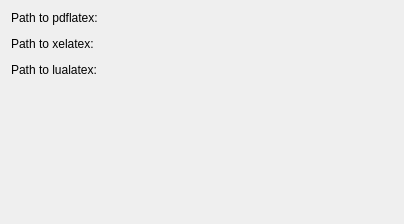
<?xml version="1.0" encoding="UTF-8"?>
<ui version="4.0">
 <class>Form</class>
 <widget class="QWidget" name="Form">
  <property name="geometry">
   <rect>
    <x>0</x>
    <y>0</y>
    <width>404</width>
    <height>224</height>
   </rect>
  </property>
  <property name="windowTitle">
   <string>Form</string>
  </property>
  <layout class="QGridLayout" name="gridLayout">
   <item row="2" column="0">
    <widget class="QLabel" name="label_2">
     <property name="text">
      <string>Path to xelatex:</string>
     </property>
    </widget>
   </item>
   <item row="0" column="0">
    <widget class="QLabel" name="label">
     <property name="text">
      <string>Path to pdflatex:</string>
     </property>
    </widget>
   </item>
   <item row="6" column="0">
    <spacer name="verticalSpacer">
     <property name="orientation">
      <enum>Qt::Vertical</enum>
     </property>
     <property name="sizeHint" stdset="0">
      <size>
       <width>20</width>
       <height>182</height>
      </size>
     </property>
    </spacer>
   </item>
   <item row="4" column="0">
    <widget class="QLabel" name="label_3">
     <property name="text">
      <string>Path to lualatex:</string>
     </property>
    </widget>
   </item>
   <item row="1" column="0">
    <widget class="KLFPathChooser" name="INPUT_pdflatex">
     <property name="path" stdset="0">
      <string>pdflatex</string>
     </property>
    </widget>
   </item>
   <item row="3" column="0">
    <widget class="KLFPathChooser" name="INPUT_xelatex">
     <property name="path" stdset="0">
      <string>xelatex</string>
     </property>
    </widget>
   </item>
   <item row="5" column="0">
    <widget class="KLFPathChooser" name="INPUT_lualatex">
     <property name="path" stdset="0">
      <string>lualatex</string>
     </property>
    </widget>
   </item>
  </layout>
 </widget>
 <customwidgets>
  <customwidget>
   <class>KLFPathChooser</class>
   <extends>QFrame</extends>
   <header>klfpathchooser.h</header>
   <container>1</container>
  </customwidget>
 </customwidgets>
 <resources/>
 <connections/>
</ui>
